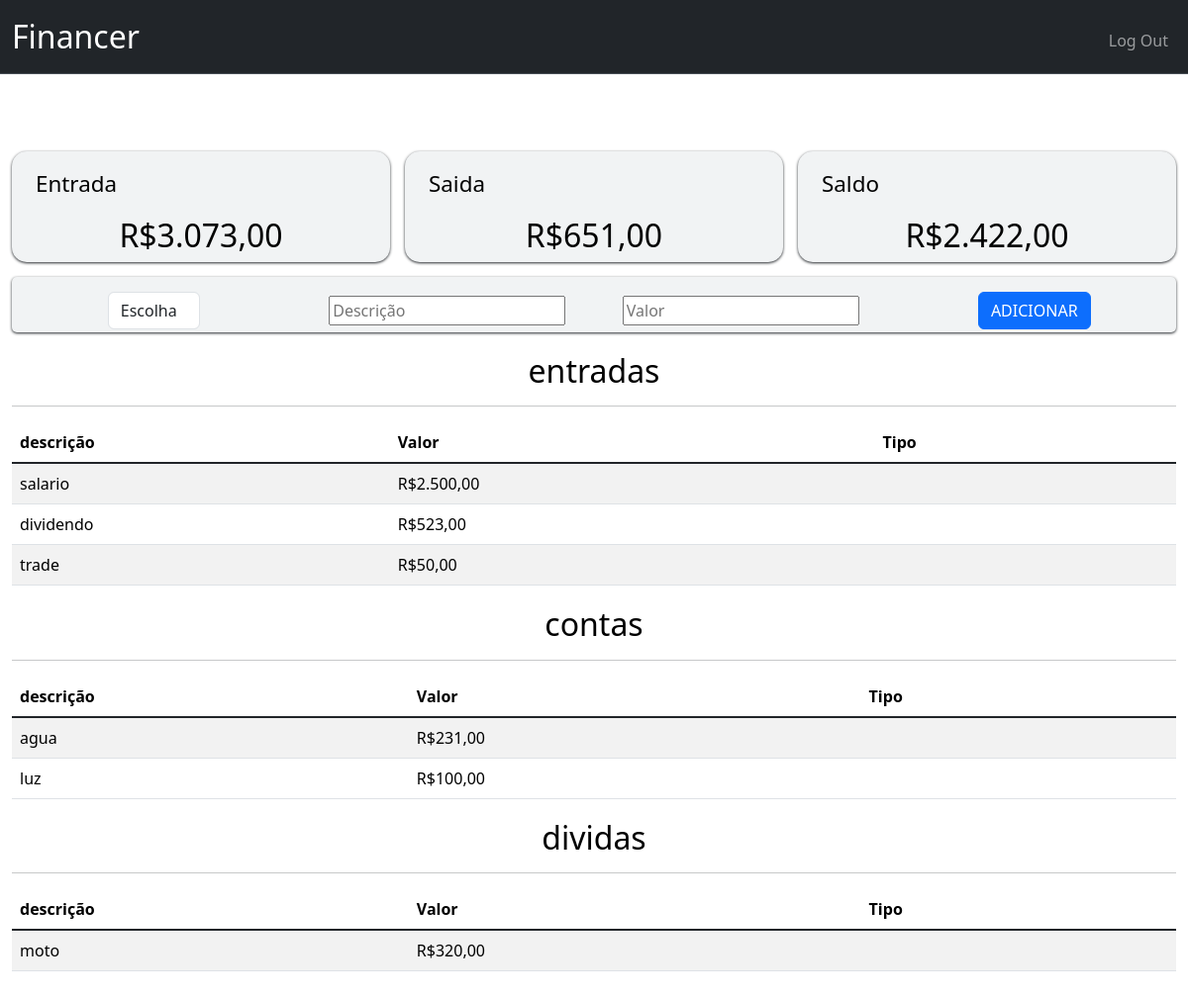
/ (signed in), run on the app's committed database.
### tables this page shows
CREATE TABLE entradas (user_id INTEGER, description TEXT NOT NULL, value NUMERIC NOT NULL, FOREIGN KEY (user_id) REFERENCES users(id));

CREATE TABLE contas (user_id INTEGER, description TEXT NOT NULL, value NUMERIC NOT NULL, FOREIGN KEY (user_id) REFERENCES users(id));

CREATE TABLE dividas (user_id INTEGER, description TEXT NOT NULL, value NUMERIC NOT NULL, FOREIGN KEY (user_id) REFERENCES users(id));

### app.py (the view, shortened to what this page needs)
@app.route("/", methods=["GET", "POST"])
@login_required
def index():
    base_tables = [{"entradas": db.execute("SELECT description, value FROM entradas WHERE user_id = ?", session["user_id"])},
                   {"contas": db.execute("SELECT description, value FROM contas WHERE user_id = ?", session["user_id"])},
                   {"dividas": db.execute("SELECT description, value FROM dividas WHERE user_id = ?", session["user_id"])},
                   {"lazer": db.execute("SELECT description, value FROM lazer WHERE user_id = ?", session["user_id"])},
                   {"outros": db.execute("SELECT description, value FROM outros WHERE user_id = ?", session["user_id"])}]
    tables = [[*table.keys()] for table in base_tables]
    if request.method == "GET":
        entradas, saidas, total = calculate_totals(base_tables)
        return render_template("index.html", tables=tables, base_tables=base_tables, entradas=entradas, saidas=saidas, total=total)

### app.py (called while the page is built)
@app.after_request
def after_request(response):
    response.headers["Cache-Control"] = "no-cache, no-store, must-revalidate"
    response.headers["Expires"] = 0
    response.headers["Pragma"] = "no-cache"
    return response

### helpers.py (called while the page is built)
def login_required(f):
    @wraps(f)
    def decorated_function(*args, **kwargs):
        if session.get("user_id") is None:
            return redirect("/login")
        return f(*args, **kwargs)
    return decorated_function

def brl(value):
    return f"R${value:,.2f}".replace(".", "x").replace(",", ".").replace("x", ",")

def calculate_totals(base_tables):
    values = [item["value"] for table in base_tables for item in list(table.values())[0]]
    entradas = sum(item["value"] for table in base_tables if "entradas" in table for item in list(table.values())[0])
    saidas = sum(values) - entradas if sum(values) >= entradas else sum(values)
    total = entradas - saidas
    return entradas, saidas, total

### templates/index.html (shortened to what this page needs)
{% extends "layout.html" %}
{% block main %}
    <div class="index-div">
        <div class="boxesteste">
            <div class="boxesvalues">
                <p>Entrada </p>
                <h2>{{ entradas | brl }}</h2>
            </div>
            <div class="boxesvalues">
                <p>Saida </p>
                <h2>{{ saidas | brl }}</h2>
            </div>
            <div class="boxesvalues">
                <p>Saldo </p>
                <h2>{{ total | brl }}</h2>
            </div>
          </div>
            <div class="boxinput">
              <form action="/" method="post" class="formbox">
                <div class="mb-3 itemsform">
                  <select autocomplete="off" autofocus class="form-control mx-auto w-auto" id="table" name="table" type="text">
                      <option disabled selected>Escolha</option>
                  </select>
                </div>
                <div class="mb-3 itemsform">
                  <input autocomplete="off" name="descricao" placeholder="Descrição" required type="text">
                </div>
                <div class="mb-3 itemsform">
                  <input autocomplete="off" min="1" name="valor" placeholder="Valor" required type="number">
                </div>
                <div class="mb-3 itemsform">
                  <button class="btn btn-primary" type="submit">ADICIONAR</buttom>
                </div>
              </form>
            </div>
        {% for table in base_tables %}
          {% for name_table, item in table.items() %}
            {% if item != [] %}
              <h2 class="title-table">{{ name_table }}</h2>
              <hr>
              <table class="table table-striped">
                <thead>
                  <tr>
                    <th class="text-start" scope="col">descrição</th>
                    <th class="text-start" scope="col">Valor</th>
                    <th scope="col">Tipo</th>
                    <th scope="col"></th>
                  </tr>
                  </thead>
                  <tbody class="table-group-divider">
                    {% for dict_item in item %}
                    <tr>
                      <td class="text-start"> {{ dict_item["description"] }}</td>
                      <td class="text-start"> {{ dict_item["value"] | brl}}</td>
                      {% if name_table == "entradas" %}
                        <td></td>
                      {% else %}
                        <td></td>
                      {% endif %}
                      <td>
                        <form action="/delete" method="post">
                          <button class="btn btn-link" type="submit">
                        </form>
                      </td>
                    </tr>
                  {% endfor %}
                </tbody>
              </table>
              {% endif %}
            {% endfor %}
        {% endfor %}
    </div>
{% endblock %}

### templates/layout.html (shortened to what this page needs)
<!DOCTYPE html>
<html lang="en">
    <head>
        <link href="https://cdn.jsdelivr.net/npm/bootstrap@5.3.2/dist/css/bootstrap.min.css" rel="stylesheet">
        <link href="/static/styles.css" rel="stylesheet">
    </head>
    <body>
        <nav class="navbar navbar-expand-lg bg-dark border-bottom border-body" data-bs-theme="dark">
            <div class="container-fluid">
                <a class="navbar-brand mx-auto" href="/">Financer</a>
                <div class="collapse navbar-collapse" id="navbar">
                    {% if session["user_id"] %}
                        <ul class="navbar-nav ms-auto mt-2">
                            <li class="nav-item"><a class="nav-link" href="/logout">Log Out</a></li>
                        </ul>
                    {% else %}
                        <ul class="navbar-nav ms-auto mt-2">
                            <li class="nav-item"><a class="nav-link" href="/register">Register</a></li>
                            <li class="nav-item"><a class="nav-link" href="/login">Log In</a></li>
                        </ul>
                    {% endif %}
                </div>
            </div>
        </nav>
        <main class="container-fluid py-5 text-center">
            {% block main %}{% endblock %}
        </main>
    </body>
</html>

### static/styles.css (style rules this page uses)
nav .navbar-brand { font-size: xx-large; }
h2 { font-size: 2em; color: white; }
.index-div { margin-top: 30px; }
.title-table { color: black; margin-top: 20px; }
.boxesteste { display: grid; grid-template-columns: 1fr 1fr 1fr; grid-column-gap: 15px; grid-row-gap: 20px; margin: 0 auto; }
.boxesvalues { background-color: #F1F3F4; box-shadow: 0px 1px 3px; border-radius: 15px; }
.boxesvalues h2 { text-align: center; color: black; font-size: 2rem; }
.boxesvalues p { text-align: left; margin: 1rem 1.5rem; font-size: 1.4rem; color: black; }
.boxinput { background-color: #F1F3F4; box-shadow: 0px 1px 3px; border-radius: 5px; margin: 0 auto; margin-top: 15px; width: 100%; height: 7vh; }
.formbox { display: grid; grid-template-columns: repeat(auto-fit, minmax(10px, 1fr));; gap: 10px; align-items: center; height: 100%; }
.itemsform { width: 100%; margin-top: 15px; }

### data on the page
entradas: description "salario", value|brl "R$2.500,00"
entradas: description "dividendo", value|brl "R$523,00"
entradas: description "trade", value|brl "R$50,00"
contas: description "agua", value|brl "R$231,00"
contas: description "luz", value|brl "R$100,00"
dividas: description "moto", value|brl "R$320,00"

### other printed values
{{ entradas | brl }} "R$3.073,00"
{{ saidas | brl }} "R$651,00"
{{ total | brl }} "R$2.422,00"
{{ name_table }} "entradas" "contas" "dividas"
